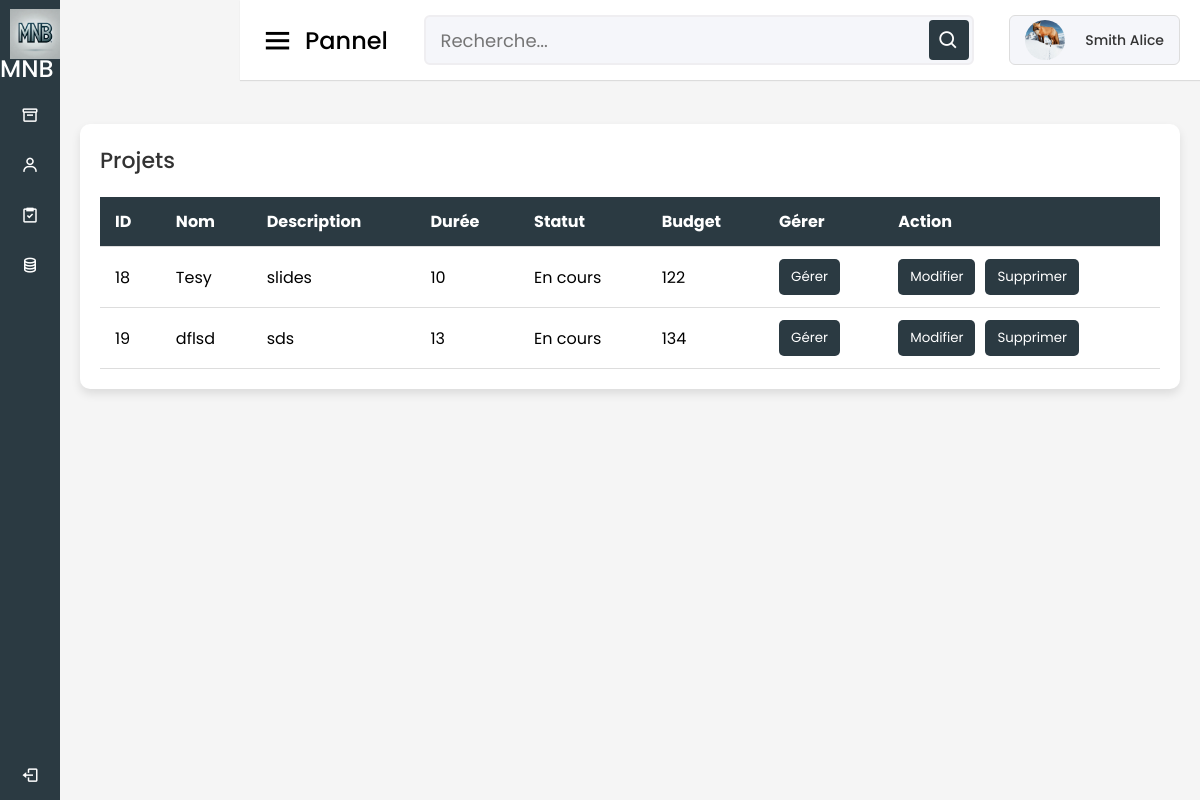
/gestion_projet.php (signed in), run on the app's committed database.
### tables this page shows
CREATE TABLE `Projet` (
  `IDProjet` int(11) NOT NULL,
  `nomProjet` varchar(50) NOT NULL,
  `Duree_projet` varchar(50) NOT NULL,
  `descriptionProjet` varchar(50) NOT NULL,
  `IDTache` int(11) DEFAULT NULL,
  `Statu` varchar(50) NOT NULL,
  `budget` int(11) NOT NULL,
  `IDUsers` text DEFAULT NULL
);

### gestion_projet.php (the view, shortened to what this page needs)
<?php
$user_info = [
    'Prenom' => $_SESSION['prenom'],
    'Nom' => $_SESSION['nom'],
    'photo' => $_SESSION['photo'],
    'statu' => $_SESSION['statu']
];
$servername = "localhost";
$username = "root";
$password = "";
$dbname = "MNB_data";
$conn = new mysqli($servername, $username, $password, $dbname);
function afficherProjets($conn, $user_info) {
    if ($user_info['statu'] === 'Admin') {
        $sql = "SELECT * FROM Projet";
    } else {
        $user_id = $_SESSION['user_id'];
        $sql = "SELECT * FROM Projet WHERE FIND_IN_SET('$user_id', IDUsers)";
    }
    $result = $conn->query($sql);
    if ($result->num_rows > 0) {
        while ($row = $result->fetch_assoc()) {
            echo '<tr>';
            echo '<td>' . $row["IDProjet"] . '</td>';
            echo '<td>' . htmlspecialchars($row["nomProjet"]) . '</td>';
            echo '<td>' . htmlspecialchars($row["descriptionProjet"]) . '</td>';
            echo '<td>' . htmlspecialchars($row["Duree_projet"]) . '</td>';
            echo '<td>' . htmlspecialchars($row["Statu"]) . '</td>';
            echo '<td>' . htmlspecialchars($row["budget"]) . '</td>';
            echo '<td>';
            echo '<form method="post" action="plan.php" style="display:inline-block;">
                    <input type="hidden" name="id_projet" value="' . $row["IDProjet"] . '">
                    <button type="submit" class="btn btn-info">Gérer</button>
                  </form>';
            echo '</td>';
            echo '<td>';
            echo '<form method="get" action="modifier_projet.php" style="display:inline-block; margin-right: 10px;">
                    <input type="hidden" name="id" value="' . $row["IDProjet"] . '">
                    <button type="submit" class="btn btn-warning">Modifier</button>
                  </form>';
            echo '<form method="post" action="" style="display:inline-block;">
                    <input type="hidden" name="projet_id" value="' . $row["IDProjet"] . '">
                    <button type="submit" name="supprimer_projet" class="btn btn-danger">Supprimer</button>
                  </form>';
            echo '</td>';
            echo '</tr>';
        }
    } else {
        echo "<tr><td colspan='8'>Aucun projet à afficher.</td></tr>";
    }
}
?>
<!DOCTYPE html>
<html lang="fr" dir="ltr">
<head>
    <link rel="stylesheet" href="dashboard.css" />
    <link href="https://unpkg.com/boxicons@2.0.7/css/boxicons.min.css" rel="stylesheet" />
</head>
<body>
    <?php include('sidebar.php'); ?>
    <section class="home-section">
        <?php include('header_gestion.php'); ?>
        <div class="home-content">
            <div class="projects-table">
                <h2>Projets</h2>
                <table>
                    <thead>
                        <tr>
                            <th>ID</th>
                            <th>Nom</th>
                            <th>Description</th>
                            <th>Durée</th>
                            <th>Statut</th>
                            <th>Budget</th>
                            <th>Gérer</th>
                            <th>Action</th>
                        </tr>
                    </thead>
                    <tbody id="ongoing-projects">
                        <?php afficherProjets($conn, $user_info); ?>
                    </tbody>
                </table>
            </div>
        </div>
    </section>
</body>
</html>

### dashboard.css (style rules this page uses)
* { margin: 0; padding: 0; box-sizing: border-box; font-family: "Poppins", sans-serif; }
.home-section { position: relative; background: #f5f5f5; min-height: 100vh; width: calc(100% - 240px); left: 240px; transition: all 0.5s ease; }
.home-section .home-content { position: relative; padding-top: 104px; }
@media (max-width: 1240px) { .home-section { width: calc(100% - 60px); left: 60px; } }

### gestion_projet.php (style rules this page uses)
.home-content { padding: 20px; }
.projects-table { background: #fff; padding: 20px; margin-top: 20px; border-radius: 10px; box-shadow: 0 5px 10px rgba(0, 0, 0, 0.1); }
.projects-table h2 { margin-bottom: 20px; font-size: 22px; font-weight: 500; color: #333; }
.projects-table table { width: 100%; border-collapse: collapse; }
.projects-table table thead tr { background: #2B3A42; color: #fff; text-align: left; }
.projects-table table th, .projects-table table td { padding: 12px 15px; border-bottom: 1px solid #ddd; }
.projects-table button { background: #2B3A42; color: #fff; border: none; padding: 8px 12px; border-radius: 5px; cursor: pointer; transition: background 0.3s ease; }

### data on the page
projet: IDProjet "18", nomProjet "Tesy", descriptionProjet "slides", Duree_projet "10", Statu "En cours", budget "122"
projet: IDProjet "19", nomProjet "dflsd", descriptionProjet "sds", Duree_projet "13", Statu "En cours", budget "134"

### other printed values
$user_info['Prenom'] . ' ' . $user_info['Nom'] "Smith Alice"
